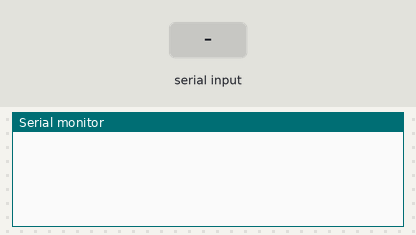
Simulated run of this program. Board: Arduino Nano, built with avr-gcc and run on an emulated ATmega328P. Parts: the last lines printed to the serial monitor. Inputs (shaded band) come from the test bench.

Above: at 1.2 s.
1.3 s: "90,45\n" received over Serial
At 1.8 s:
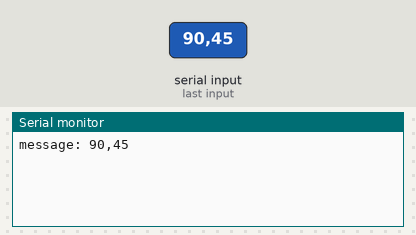
2.8 s: "5\n" received over Serial
At 4.0 s:
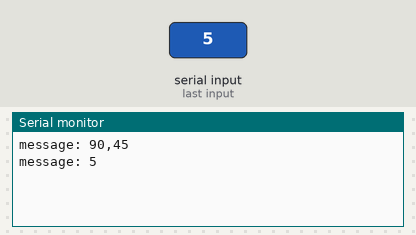

The program:

main.cpp
```cpp
#include <Arduino.h>
#include <HX711.h>
#include "controlmanager.h"

ControlManager manager;

#define calibration_factor 1 //This value is obtained using the SparkFun_HX711_Calibration sketch
#define VI_DOUT  4
#define VI_SCK  5
#define PUMP_PIN 9
const int PUMP_PWM_MAX = 256;

float millis_start;
int pump_value;
float time;
float vi;

HX711 loadcell;


void initValues(){
  millis_start = millis();
  time = 0.0;
  vi = 0.0;
  pump_value = 0;
}

void updateValues() {
  time = millis() - millis_start;
  vi = loadcell.read();
  analogWrite(PUMP_PIN, pump_value);
  // add change value function
}

void sendValues() {
  Serial.print("Time,");
  Serial.print(millis());
  Serial.print(";VI,");
  Serial.println(vi);
}

void setup() {
  Serial.begin(manager.getBaudRate());

  loadcell.begin(VI_DOUT, VI_SCK);
  loadcell.set_scale(calibration_factor);

  manager.loadInitDataFunction(initValues);
  manager.loadCollectDataFunction(updateValues);
  manager.loadSendDataFunction(sendValues);
  manager.runInitDataFunction();
}

void loop() {
  while (Serial.available()>0){
    manager.checkSerialMessagesIn();
  }
  manager.sendDataTransmission();
  delay(2);
}
```

controlmanager.cpp
```cpp
#include "controlmanager.h"

ControlManager::ControlManager(void){}

int ControlManager::getBaudRate(void)
{
    return this->BAUD_RATE;
}

void ControlManager::loadInitDataFunction(FunctionPtr func) {
    this->init_data_func = func;
}

void ControlManager::loadCollectDataFunction(FunctionPtr func) {
    this->update_data_func = func;
}

void ControlManager::loadSendDataFunction(FunctionPtr func) {
    this->send_data_func = func;
}

void ControlManager::runInitDataFunction() {
    if (this->init_data_func != nullptr) {
        this->init_data_func();
    } else {
        Serial.println("Init Data Function Not Loaded");
    }
}
void ControlManager::runCollectDataFunction() {
    if (this->update_data_func != nullptr) {
        this->update_data_func();
    } else {
        Serial.println("Update Data Function Not Loaded");
    }
}
void ControlManager::runSendDataFunction() {
    if (this->send_data_func != nullptr) {
        this->send_data_func();
    } else {
        Serial.println("Send Data Function Not Loaded");
    }
}

void ControlManager::setSendData(bool send)
{
    this->send_data = send;
}

void ControlManager::checkStartTransmission(int CODE){
    if(CODE==this->START_TRANSMISSION_CODE){
        Serial.print("Start");
        setSendData(true);
        runInitDataFunction();
    }
}
void ControlManager::checkEndTransmission(int CODE){
    if(CODE==this->END_TRANSMISSION_CODE){
        Serial.print("End");
        setSendData(false);
    }
}

void ControlManager::sendDataTransmission(void){
    if (this->send_data){
        runCollectDataFunction();
        runSendDataFunction();
    }
}

void ControlManager::checkSerialMessagesIn(void) {
    static char message[this->MAX_MESSAGE_LENGTH];
    static unsigned int message_pos=0;

    char inByte = Serial.read();

    if (inByte != '\n'){
      message[message_pos] = inByte;
      message_pos++;
    } else {
        Serial.print("message: ");
        message[message_pos] = '\0';
        Serial.println(message);

        int CODE = atoi(message);

        checkStartTransmission(CODE);
        checkEndTransmission(CODE);

        message_pos = 0;
    }
}
```

controlmanager.h
```cpp
#ifndef ControlManager_h
#define ControlManager_h

#include <Arduino.h>

class ControlManager
{
	public:
    	typedef void (*FunctionPtr)();

		ControlManager(void);
		int getBaudRate(void);
		void setSendData(bool);
		void checkSerialMessagesIn(void);
		void loadInitDataFunction(FunctionPtr);
		void loadCollectDataFunction(FunctionPtr);
		void loadSendDataFunction(FunctionPtr);
		void runInitDataFunction(void);
		void runCollectDataFunction(void);
		void runSendDataFunction(void);
		void sendDataTransmission(void);

	private:
		void checkStartTransmission(int);
		void checkEndTransmission(int);

		FunctionPtr init_data_func;
		FunctionPtr update_data_func;
		FunctionPtr send_data_func;

		static const int BAUD_RATE = 9600;
		static const int START_TRANSMISSION_CODE = 333;
		static const int END_TRANSMISSION_CODE = 444;
		static const int MAX_MESSAGE_LENGTH = 5;

		bool send_data;


		// Function pointer type for the loaded function


};

#endif
```

Measured:
- after the input at 1.3 s, the serial monitor: prints a new line at once (image 1)
- after the input at 2.8 s, the serial monitor: prints a new line at once (image 2)
